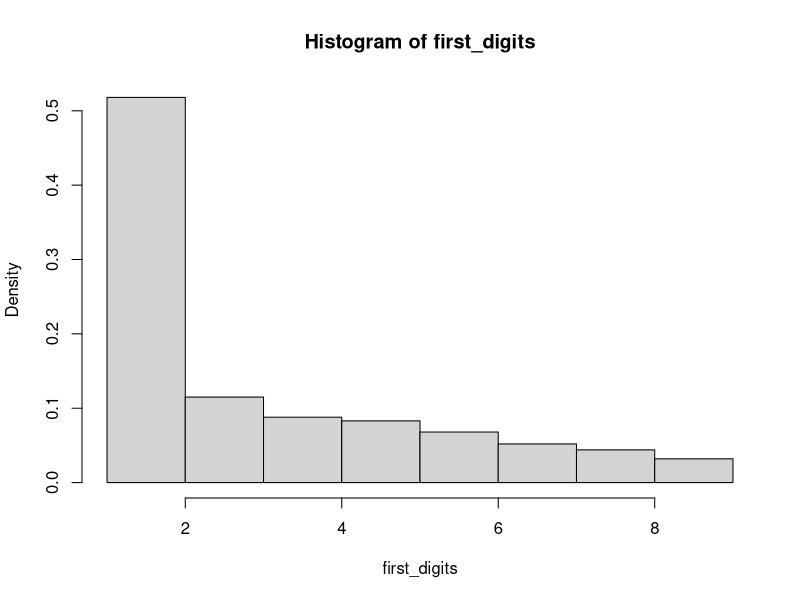
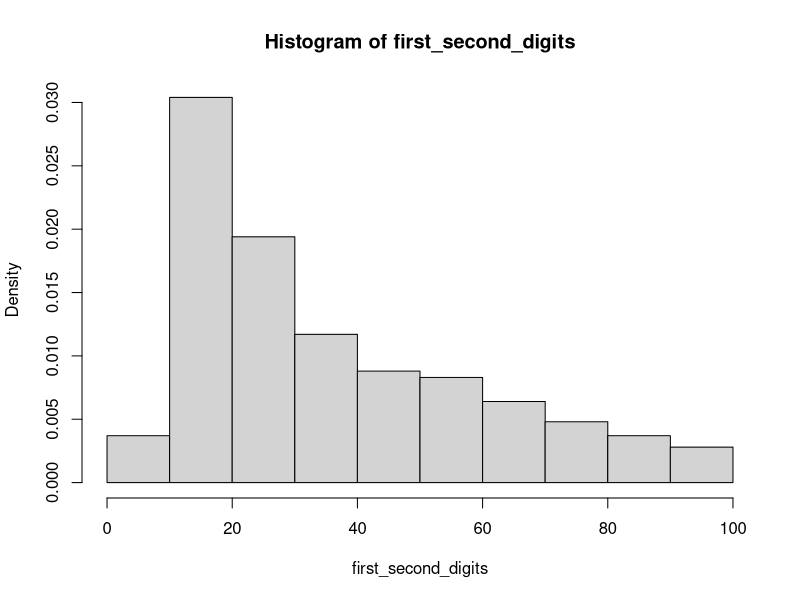

These charts were generated, in order, by the following R code:
## Random Linear Combinations and Benford's Law 
### a Monte Carlo analysis 

# from Kossovsky section 16 
# simulating data and applying BL 

# shopper is buying 2 items of random quantity from a list of products 

list <- c(2.25, 3.25, 4.75, 7.75, 9.50, 10.25, 25, 35, 37) # prices of available products 

set.seed(100)

sample(list, 2, replace  = T) 
# obmena by byla udelat to jen pomoci sample with replacement, to by taky melo fungovat 

M <- 1000
total <- c()
for (i in 1:M){
  prods <- c()
  prods <- sample(list, 2, replace  = T) 
  coef <- sample(1:6, 2, replace = T) #koeficienty pro RLC 
  total <- c(total, prods[1]*coef[1]+prods[2]*coef[2])
}
  
# a total jsou nase data 

as.numeric(substr(total[1], 1, 2)) #getting the 1st digit

first_digits <- c()
for (j in 1:M){ 
  first_digits <- c(first_digits, as.numeric(substr(total[j], 1, 1)))
}

hist(first_digits, freq = F, probability = T)


# podminka MOO - mela bych spocitat jeste ty percentily ale for the sake of this demo asi skipnu a vystacim si s timto 
minimum <- list[1]*1+list[1]*1
maximum <- list[9]*6+list[9]*6

log(maximum) - log(minimum) > 3 #splnuje 


# first and second digits 
first_second_digits <- c()
for (j in 1:M){ 
  first_second_digits <- c(first_second_digits, as.numeric(substr(total[j], 1, 2)))
}

hist(first_second_digits, freq = F, probability = T) # jak odfiltrovat ty, co maji desetinnou carku?

